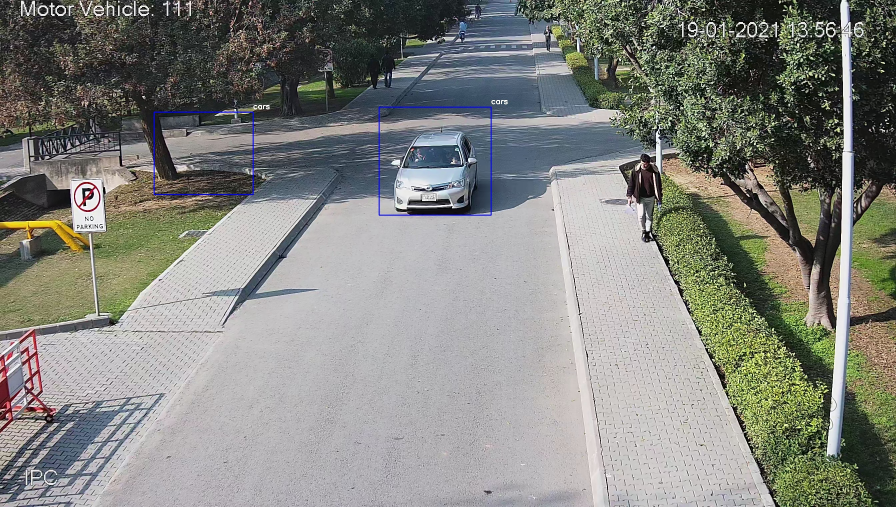
#> input picture model_training/testing/frame0.jpg, 2688 x 1520 px, given in place of car-cropped.png, which was not available (shown at 1/3 size)
$ jupyter execute 01-naive-bayes-model.ipynb   (text cells are left out)
#> lines starting #> are read from the running program, lines starting #| are printed output that depends on the picture; pictures that were not available may be replaced by others from this repository, and a replacement may not be noted
[cell 1]
import numpy as np
import cv2
from skimage.feature import hog
import matplotlib.pyplot as plt
import glob
from sklearn.naive_bayes import GaussianNB
from sklearn.metrics import accuracy_score
from sklearn.preprocessing import StandardScaler
from sklearn.model_selection import train_test_split

[cell 2]
test_img_loc = '../dataset/car-cropped.png'
feature_image = cv2.imread(test_img_loc)
#> feature_image is the input picture: shape (1520, 2688, 3); mean B, G, R 127.2, 132.9, 131.8
feature_image = cv2.cvtColor(feature_image, cv2.COLOR_BGR2RGB)
plt.imshow(feature_image)
plt.show()

[cell 3]
color_space = 'YCrCb' # Can be RGB, HSV, LUV, HLS, YUV, YCrCb
orient = 9  # HOG orientations
pix_per_cell = 8 # HOG pixels per cell
cell_per_block = 2 # HOG cells per block
hog_channel = 'ALL' # Can be 0, 1, 2, or "ALL"
spatial_size = (32, 32) # Spatial binning dimensions
hist_bins = 32    # Number of histogram bins
spatial_feat = True # Spatial features on or off
hist_feat = True # Histogram features on or off
hog_feat = True # HOG features on or off
canny_feat=True
y_start_stop = [400, 650] # Min and max in y to search in slide_window()

[cell 4]
# Define a function to return HOG features and visualization
def get_hog_features(img, orient, pix_per_cell, cell_per_block,
                        vis=False, feature_vec=True):
    # Call with two outputs if vis==True
    if vis == True:
        features, hog_image = hog(img, orientations=orient,
                                  pixels_per_cell=(pix_per_cell, pix_per_cell),
                                  cells_per_block=(cell_per_block, cell_per_block),
                                  transform_sqrt=True,
                                  visualize=vis, feature_vector=feature_vec)
        return features, hog_image
    # Otherwise call with one output
    else:
        features = hog(img, orientations=orient,
                       pixels_per_cell=(pix_per_cell, pix_per_cell),
                       cells_per_block=(cell_per_block, cell_per_block),
                       transform_sqrt=True,
                       visualize=vis, feature_vector=feature_vec)
        return features

feature_image = cv2.imread(test_img_loc)
feature_image = cv2.cvtColor(feature_image, cv2.COLOR_BGR2RGB)
hog_features, hog_image = get_hog_features(feature_image[:,:,0], orient,
                        pix_per_cell, cell_per_block, vis=True, feature_vec=True)
#> in get_hog_features, `features, hog_image = hog(img, orientations=orient, pixels_per_cell=(p..`:
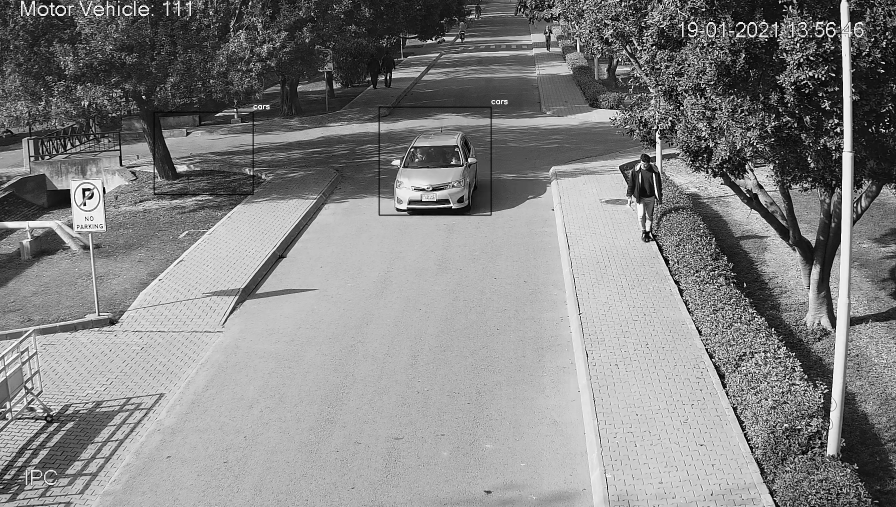
#> img: shape (1520, 2688) (shown at 1/3 size); min 0, max 255, mean 131.8
plt.imshow(hog_image)
plt.title('HOG Image')
plt.show()

[cell 5]
def bin_spatial(img, size=(32, 32)):
    features = cv2.resize(img, size).ravel()
    return features

# Plot features
feature_image = cv2.imread(test_img_loc)
feature_image = cv2.cvtColor(feature_image, cv2.COLOR_BGR2RGB)
feature_vec = bin_spatial(feature_image, size=spatial_size)
#> in bin_spatial, `features = cv2.resize(img, size).ravel()`: features = 3072 values, max 249 at index 838, min 0 at index 557, mean 128.1
#> feature_vec has the same summary as features in bin_spatial
plt.plot(feature_vec)
plt.title('Spatially Binned Features')
plt.show()
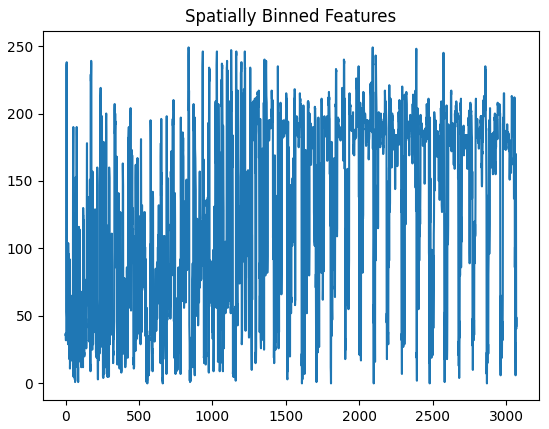
#> figure drawn by matplotlib, 1 panel; curve peaks at x = 838, y = 249

[cell 6]
def color_hist(img, nbins=32, bins_range=(0, 256)):
    channel1_hist = np.histogram(img[:,:,0], bins=nbins, range=bins_range)
    channel2_hist = np.histogram(img[:,:,1], bins=nbins, range=bins_range)
    channel3_hist = np.histogram(img[:,:,2], bins=nbins, range=bins_range)
    hist_features = np.concatenate((channel1_hist[0], channel2_hist[0], channel3_hist[0]))
    return hist_features

feature_image = cv2.imread(test_img_loc)
feature_image = cv2.cvtColor(feature_image, cv2.COLOR_BGR2RGB)
hist_features = color_hist(feature_image, nbins=hist_bins)
#> in color_hist, `hist_features = np.concatenate((channel1_hist[0], channel2_hist[0], ch..`: hist_features = 96 values, max 429372 at index 88, min 13909 at index 95, mean 127680
plt.hist(hist_features)
plt.title('Color Histogram Features')
plt.show()
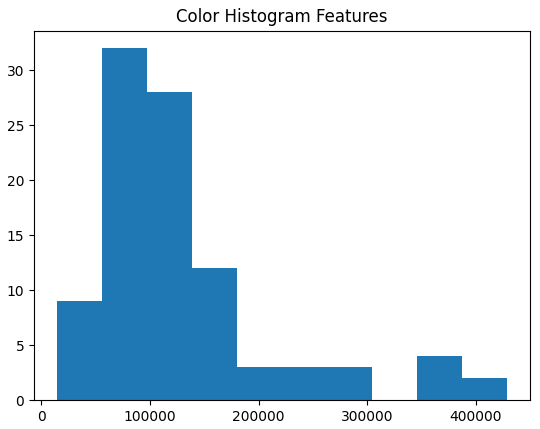
#> figure drawn by matplotlib, 1 panel; tallest bar 32 high, from x = 55455.3 to 97001.6

[cell 7]
def cannyEdge(img):
    med_value = np.median(img)
    lower = int(max(0, 0.7 * med_value))
    upper = int(min(255, 1.13 * med_value))
    blured_img = cv2.GaussianBlur(img, (7, 7), 0)
    edge = cv2.Canny(image=blured_img, threshold1=lower, threshold2=upper)
    return edge

feature_image = cv2.imread(test_img_loc)
feature_image = cv2.cvtColor(feature_image, cv2.COLOR_BGR2RGB)
canny_feature = cannyEdge(feature_image)
#> in cannyEdge, `med_value = np.median(img)`: med_value = 154
#> in cannyEdge, `lower = int(max(0, 0.7 * med_value))`: lower = 107
#> in cannyEdge, `upper = int(min(255, 1.13 * med_value))`: upper = 174
#> in cannyEdge, `edge = cv2.Canny(image=blured_img, threshold1=lower, threshold2=upper)`:
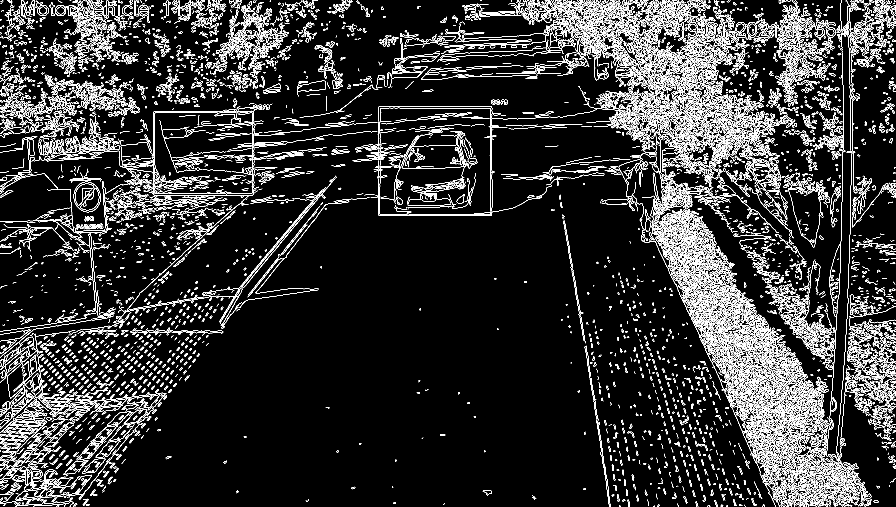
#> edge: shape (1520, 2688) (shown at 1/3 size); 8.5% white in thin lines or dots
plt.imshow(canny_feature)
plt.title('Color Histogram Features')
plt.show()

[cell 8]
import cv2
import numpy as np

def resize_if_needed(image, target_size=(64, 64)):
    if image.shape[0] < target_size[0] or image.shape[1] < target_size[1]:
        image = cv2.resize(image, target_size)
    return image

def single_img_features(img, color_space='RGB', spatial_size=(32, 32),
                        hist_bins=32, orient=9,
                        pix_per_cell=8, cell_per_block=2, hog_channel=0,
                        spatial_feat=True, hist_feat=True, hog_feat=True,canny_feat=True):
    img = resize_if_needed(img)

    img_features = []

    if color_space != 'RGB':
        if color_space == 'HSV':
            feature_image = cv2.cvtColor(img, cv2.COLOR_RGB2HSV)
        elif color_space == 'LUV':
            feature_image = cv2.cvtColor(img, cv2.COLOR_RGB2LUV)
        elif color_space == 'HLS':
            feature_image = cv2.cvtColor(img, cv2.COLOR_RGB2HLS)
        elif color_space == 'YUV':
            feature_image = cv2.cvtColor(img, cv2.COLOR_RGB2YUV)
        elif color_space == 'YCrCb':
            feature_image = cv2.cvtColor(img, cv2.COLOR_RGB2YCrCb)
    else:
        feature_image = np.copy(img)

    if spatial_feat:
        print("Extracting: Spatial Feature")
        spatial_features = bin_spatial(feature_image, size=spatial_size)
        img_features.append(spatial_features)

    if hist_feat :
        print("Extracting: Hist Feature")
        hist_features = color_hist(feature_image, nbins=hist_bins)
        img_features.append(hist_features)

    if hog_feat:
        print("Extracting: Hog Feature")
        if hog_channel == 'ALL':
            hog_features = []
            for channel in range(feature_image.shape[2]):
                hog_features.extend(get_hog_features(feature_image[:, :, channel],
                                                     orient, pix_per_cell, cell_per_block,
                                                     vis=False, feature_vec=True))
        else:
            hog_features = get_hog_features(feature_image[:, :, hog_channel], orient,
                                            pix_per_cell, cell_per_block, vis=False, feature_vec=True)
        img_features.append(hog_features)

    if canny_feat:
        print("Extracting: Canny_Feature")
        gray_image = cv2.cvtColor(feature_image, cv2.COLOR_RGB2GRAY)
        canny_features = cannyEdge(gray_image).flatten()
        img_features.append(canny_features)

    return np.concatenate(img_features)

def extract_features(imgs, color_space='RGB', spatial_size=(32, 32),
                     hist_bins=32, orient=9,
                     pix_per_cell=8, cell_per_block=2, hog_channel=0,
                     spatial_feat=True, hist_feat=True, hog_feat=True,canny_feat=True):
    features = []

    for file in imgs:
        img = cv2.imread(file)
        if img is not None:
            img = cv2.cvtColor(img, cv2.COLOR_BGR2RGB)
            img=cv2.resize(img,(128,128))
            file_features = single_img_features(img, color_space, spatial_size,
                                                hist_bins, orient, pix_per_cell,
                                                cell_per_block, hog_channel, spatial_feat,
                                                hist_feat, hog_feat,canny_feat)
            features.append(file_features)
        else:
            print(f"Warning: Could not read image {file}")

    return features

[cell 9]
def prepare_images_for_processing(cars_folder, motorcycles_folder, non_vehicles_folder, image_type):
    cars = []
    for folder in cars_folder:
        cars += glob.glob(folder + '/*.' + image_type)

    motorcycles = []
    for folder in motorcycles_folder:
        motorcycles += glob.glob(folder + '/*.' + image_type)

    non_vehicles = []
    for folder in non_vehicles_folder:
        non_vehicles += glob.glob(folder + '/*.' + image_type)

    print("Cars len: ", len(cars))
    print("Motorcycles len: ", len(motorcycles))
    print("Non-vehicles len: ", len(non_vehicles))


    car_features = extract_features(cars, color_space=color_space,
        spatial_size=spatial_size, hist_bins=hist_bins,
        orient=orient, pix_per_cell=pix_per_cell,
        cell_per_block=cell_per_block,
        hog_channel=hog_channel, spatial_feat=spatial_feat,
        hist_feat=hist_feat, hog_feat=hog_feat,canny_feat=canny_feat)

    motorcycle_features = extract_features(motorcycles, color_space=color_space,
        spatial_size=spatial_size, hist_bins=hist_bins,
        orient=orient, pix_per_cell=pix_per_cell,
        cell_per_block=cell_per_block,
        hog_channel=hog_channel, spatial_feat=spatial_feat,
        hist_feat=hist_feat, hog_feat=hog_feat,canny_feat=canny_feat)

    non_vehicle_features = extract_features(non_vehicles, color_space=color_space,
        spatial_size=spatial_size, hist_bins=hist_bins,
        orient=orient, pix_per_cell=pix_per_cell,
        cell_per_block=cell_per_block,
        hog_channel=hog_channel, spatial_feat=spatial_feat,
        hist_feat=hist_feat, hog_feat=hog_feat,canny_feat=canny_feat)

    X = np.vstack((car_features, motorcycle_features, non_vehicle_features)).astype(np.float64)

    X_scaler = StandardScaler().fit(X)

    scaled_X = X_scaler.transform(X)

    y = np.hstack((np.ones(len(car_features)),
                   np.full(len(motorcycle_features), 2),
                   np.zeros(len(non_vehicle_features))))

    return scaled_X, y, X_scaler

[cell 10]
car_folders = ['../dataset/images/cars']
motorcycles_folder = ['../dataset/images/motorcycles']
non_vehicles_folder = ['../dataset/images/non_vehicles']

scaled_X, y, X_scaler = prepare_images_for_processing(car_folders, motorcycles_folder, non_vehicles_folder, "jpg")
#> in extract_features, `img=cv2.resize(img,(128,128))`:
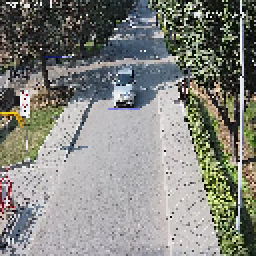
#> img: shape (128, 128, 3) (shown 2 times larger); mean R, G, B 132.1, 133.3, 127.4
#> in single_img_features, `spatial_features = bin_spatial(feature_image, size=spatial_size)`: spatial_features = 3072 values, max 246 at index 1161, min 14 at index 381, mean 128.5
#> in single_img_features, `hist_features = color_hist(feature_image, nbins=hist_bins)`: hist_features = 96 values, max 9442 at index 48, min 0 at index 32, mean 512
#> after the loop in single_img_features, `for channel in range(feature_image.shape[2]):`: hog_features = 24300 items
#> in cannyEdge (call 2), `med_value = np.median(img)`: med_value = 136
#> in cannyEdge (call 2), `lower = int(max(0, 0.7 * med_value))`: lower = 95
#> in cannyEdge (call 2), `upper = int(min(255, 1.13 * med_value))`: upper = 153
#> in cannyEdge (call 2), `blured_img = cv2.GaussianBlur(img, (7, 7), 0)`:
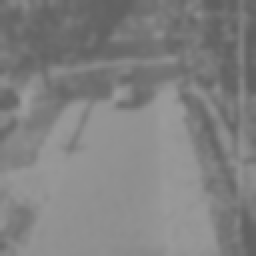
#> blured_img: shape (128, 128) (shown 2 times larger); min 95, max 156, mean 128.9
#> in single_img_features, `canny_features = cannyEdge(gray_image).flatten()`: canny_features = 16384 values from 0 to 0
#> in prepare_images_for_processing, `car_features = extract_features(cars, color_space=color_space, spatial..`: car_features = 1 item
#> in prepare_images_for_processing, `y = np.hstack((np.ones(len(car_features)), np.full(len(motorcycle_feat..`: y = [1, 2, 0]
#> y = [1, 2, 0]


rand_state = np.random.randint(0, 100)
X_train, X_test, y_train, y_test = train_test_split(scaled_X, y, test_size=0.2, random_state=rand_state)
#> y_train = [2, 1]; y_test = [0]

[cell 11]
gnb = GaussianNB()


gnb.fit(X_train, y_train)


y_pred = gnb.predict(X_test)
#> y_pred = [1]


accuracy = accuracy_score(y_test, y_pred)
#> accuracy = 0
print(f"Naive Bayes model accuracy: {accuracy * 100:.2f}%")
#| Naive Bayes model accuracy: 0.00%

from sklearn.metrics import confusion_matrix
conf_matrix = confusion_matrix(y_test, y_pred)
#> conf_matrix = [[0, 1], [0, 0]]
print("Confusion Matrix:")
print(conf_matrix)
#| [[0 1]
#|  [0 0]]

[cell 12]
import joblib

model_filename = './saved_models/01-naive-bayes/naive_bayes_model.pkl'
joblib.dump(gnb, model_filename)

print(f"Model saved to {model_filename}")

[cell 13]
car_folders = ['../dataset/images/cars']
motorcycles_folder = ['../dataset/images/motorcycles']
non_vehicles_folder = ['../dataset/images/non_vehicles']
scaled_X, y, X_scaler = prepare_images_for_processing(car_folders, motorcycles_folder, non_vehicles_folder, "jpg")


rand_state = np.random.randint(0, 100)
X_train, X_test, y_train, y_test = train_test_split(scaled_X, y, test_size=0.2, random_state=rand_state)
#> y_train = [2, 0]; y_test = [1]

[cell 14]
from sklearn.linear_model import LogisticRegression
from sklearn.metrics import accuracy_score

# Initialize the Logistic Regression classifier
logreg = LogisticRegression(max_iter=1000)

# Train the model
logreg.fit(X_train, y_train)

# Predict on the test data
y_pred = logreg.predict(X_test)
#> y_pred = [0]

# Calculate accuracy
accuracy = accuracy_score(y_test, y_pred)
print(f"Logistic Regression model accuracy: {accuracy * 100:.2f}%")
#| Logistic Regression model accuracy: 0.00%

[cell 15]
# Save the Logistic Regression model to a file
logreg_model_filename = 'logistic_regression_model.pkl'
joblib.dump(logreg, logreg_model_filename)

print(f"Model saved to {logreg_model_filename}")

[cell 16]
import cv2
import numpy as np

def sliding_window(image, step_size, window_size):
    # get the window and image sizes
    h, w = window_size
    image_h, image_w = image.shape[:2]

    # loop over the image, taking steps of size `step_size`
    for y in range(0, image_h, step_size):
        for x in range(0, image_w, step_size):
            # define the window
            window = image[y:y + h, x:x + w]
            # if the window is below the minimum window size, ignore it
            if window.shape[:2] != window_size:
                continue
            # yield the current window
            yield (x, y, window)

import cv2
import numpy as np

def intersection_over_union(boxA, boxB):
    xA = max(boxA[0], boxB[0])
    yA = max(boxA[1], boxB[1])
    xB = min(boxA[0] + boxA[2], boxB[0] + boxB[2])
    yB = min(boxA[1] + boxA[3], boxB[1] + boxB[3])

    # Compute the area of the intersection rectangle
    interArea = max(0, xB - xA) * max(0, yB - yA)

    # Compute the area of both rectangles
    boxAArea = boxA[2] * boxA[3]
    boxBArea = boxB[2] * boxB[3]

    # Compute the IoU (Intersection over Union)
    iou = interArea / float(boxAArea + boxBArea - interArea)

    return iou

def non_max_suppression(rectangles, iou_threshold=0.3):
    if len(rectangles) == 0:
        return []

    final_rectangles = []

    rectangles = sorted(rectangles, key=lambda x: x[2] * x[3], reverse=True)

    while len(rectangles) > 0:
        current = rectangles.pop(0)
        final_rectangles.append(current)
        rectangles = [rect for rect in rectangles if intersection_over_union(current, rect) < iou_threshold]
    return final_rectangles

# Update the detect_vehicles_in_frame to apply NMS
def detect_vehicles_in_frame(frame, svc, scaler, window_size=(400, 400), step_size=100, iou_threshold=0.3):
    detected_objects = []
    rectangles = []

    for (x, y, window) in sliding_window(frame, step_size, window_size):
        if window.shape[0] != window_size[1] or window.shape[1] != window_size[0]:
            continue

        resized_window = cv2.resize(window, (128, 128))
        features = single_img_features(resized_window, color_space=color_space,
                            spatial_size=spatial_size, hist_bins=hist_bins,
                            orient=orient, pix_per_cell=pix_per_cell,
                            cell_per_block=cell_per_block,
                            hog_channel=hog_channel, spatial_feat=spatial_feat,
                            hist_feat=hist_feat, hog_feat=hog_feat)

        test_features = scaler.transform(np.array(features).reshape(1, -1))
        prediction = svc.predict(test_features)

        if prediction == 1:
            print("cars")
            rectangles.append((x, y, window_size[0], window_size[1]))

    final_rectangles = non_max_suppression(rectangles, iou_threshold=iou_threshold)

    for (x, y, w, h) in final_rectangles:
        cv2.rectangle(frame, (x, y), (x + w, y + h), (0, 255, 0), 2)
        cv2.putText(frame, "cars", (x, y - 10), cv2.FONT_HERSHEY_SIMPLEX, 0.9, (0, 255, 0), 2)
        detected_objects.append((x, y, "cars"))
    return frame, detected_objects

[cell 17]
def process_video(input_path, output_path, model, scaler, window_size=(400,400), step_size=100):
    cap = cv2.VideoCapture(input_path)
    if not cap.isOpened():
        print(f"Error: Couldn't open video file {input_path}")
        return

    width = int(cap.get(cv2.CAP_PROP_FRAME_WIDTH))
    height = int(cap.get(cv2.CAP_PROP_FRAME_HEIGHT))
    fps = int(cap.get(cv2.CAP_PROP_FPS))

    writer = cv2.VideoWriter(output_path, cv2.VideoWriter_fourcc(*'DIVX'), fps, (width, height))

    frame_idx = 0
    while cap.isOpened():
        print(f"Processing frame: {frame_idx}")
        ret, frame = cap.read()
        if not ret:
            print(f"End of video at frame {frame_idx}")
            break

        frame, detected_objects = detect_vehicles_in_frame(frame, model,scaler, window_size, step_size)

        writer.write(frame)
        frame_idx += 1

        if cv2.waitKey(1) & 0xFF == ord('q'):
            break

    cap.release()
    writer.release()
    cv2.destroyAllWindows()
    print(f"Video processing complete. Output saved to {output_path}")


process_video('../dataset/sample videos/sample.mp4', 'final_output.mp4', gnb, X_scaler)
#> the loop in detect_vehicles_in_frame, `for (x, y, window) in sliding_window(frame, step_size, window_size):` made 276 passes
#> (x, y) on passes 1 to 3: (0, 0), (100, 0), (200, 0)
#> (printed output is left out)
#> pass 1, in single_img_features (call 7), `gray_image = cv2.cvtColor(feature_image, cv2.COLOR_RGB2GRAY)`:
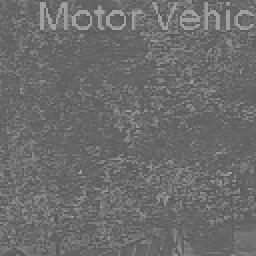
#> gray_image: shape (128, 128) (shown 2 times larger); min 86, max 163, mean 108.3
#> pass 1, in cannyEdge (call 8), `blured_img = cv2.GaussianBlur(img, (7, 7), 0)`:
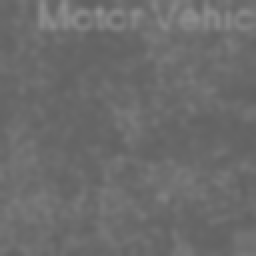
#> blured_img: shape (128, 128) (shown 2 times larger); min 97, max 143, mean 108.3
#> after the loop in detect_vehicles_in_frame, `for (x, y, window) in sliding_window(frame, step_size, window_size):`:
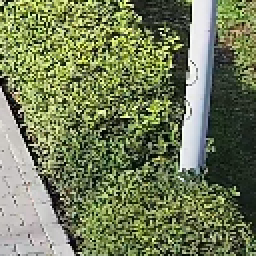
#> resized_window: shape (128, 128, 3) (shown 2 times larger); mean of channels 0, 1, 2 89.7, 124.2, 114; drawn as B, G, R
#> after the loop in detect_vehicles_in_frame, `for (x, y, window) in sliding_window(frame, step_size, window_size):`: rectangles = 276 items, first 6: (0, 0, 400, 400), (100, 0, 400, 400), (200, 0, 400, 400), (300, 0, 400, 400), (400, 0, 400, 400), (500, 0, 400, 400)
#> the loop in non_max_suppression, `while len(rectangles) > 0:` made 48 passes
#> current on pass 1: (0, 0, 400, 400)
#> the loop in detect_vehicles_in_frame, `for (x, y, w, h) in final_rectangles:` made 48 passes
#> (x, y) on passes 1 to 8: (0, 0), (300, 0), (600, 0), (900, 0), (1200, 0), (1500, 0), (1800, 0), (2100, 0)
#> after the loop in detect_vehicles_in_frame, `for (x, y, w, h) in final_rectangles:`:
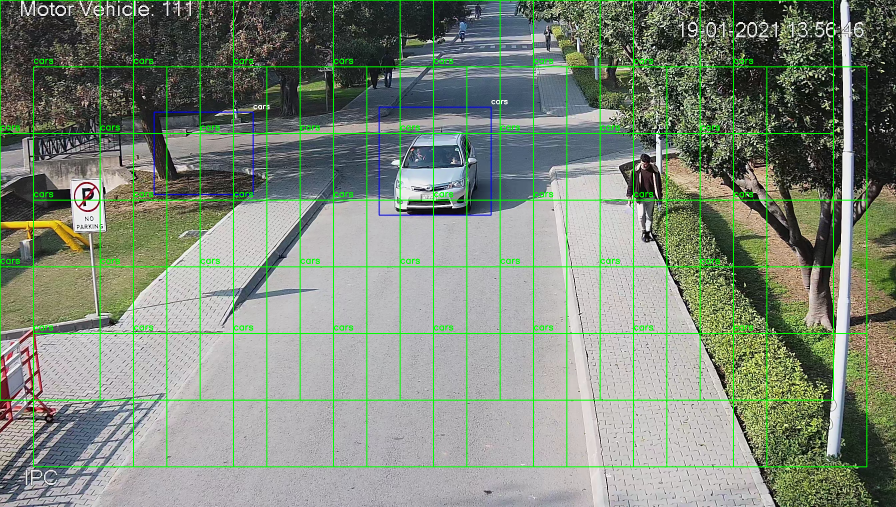
#> frame: shape (1520, 2688, 3) (shown at 1/3 size); mean B, G, R 122.1, 137.9, 126.4
#> (key q is pressed here)
